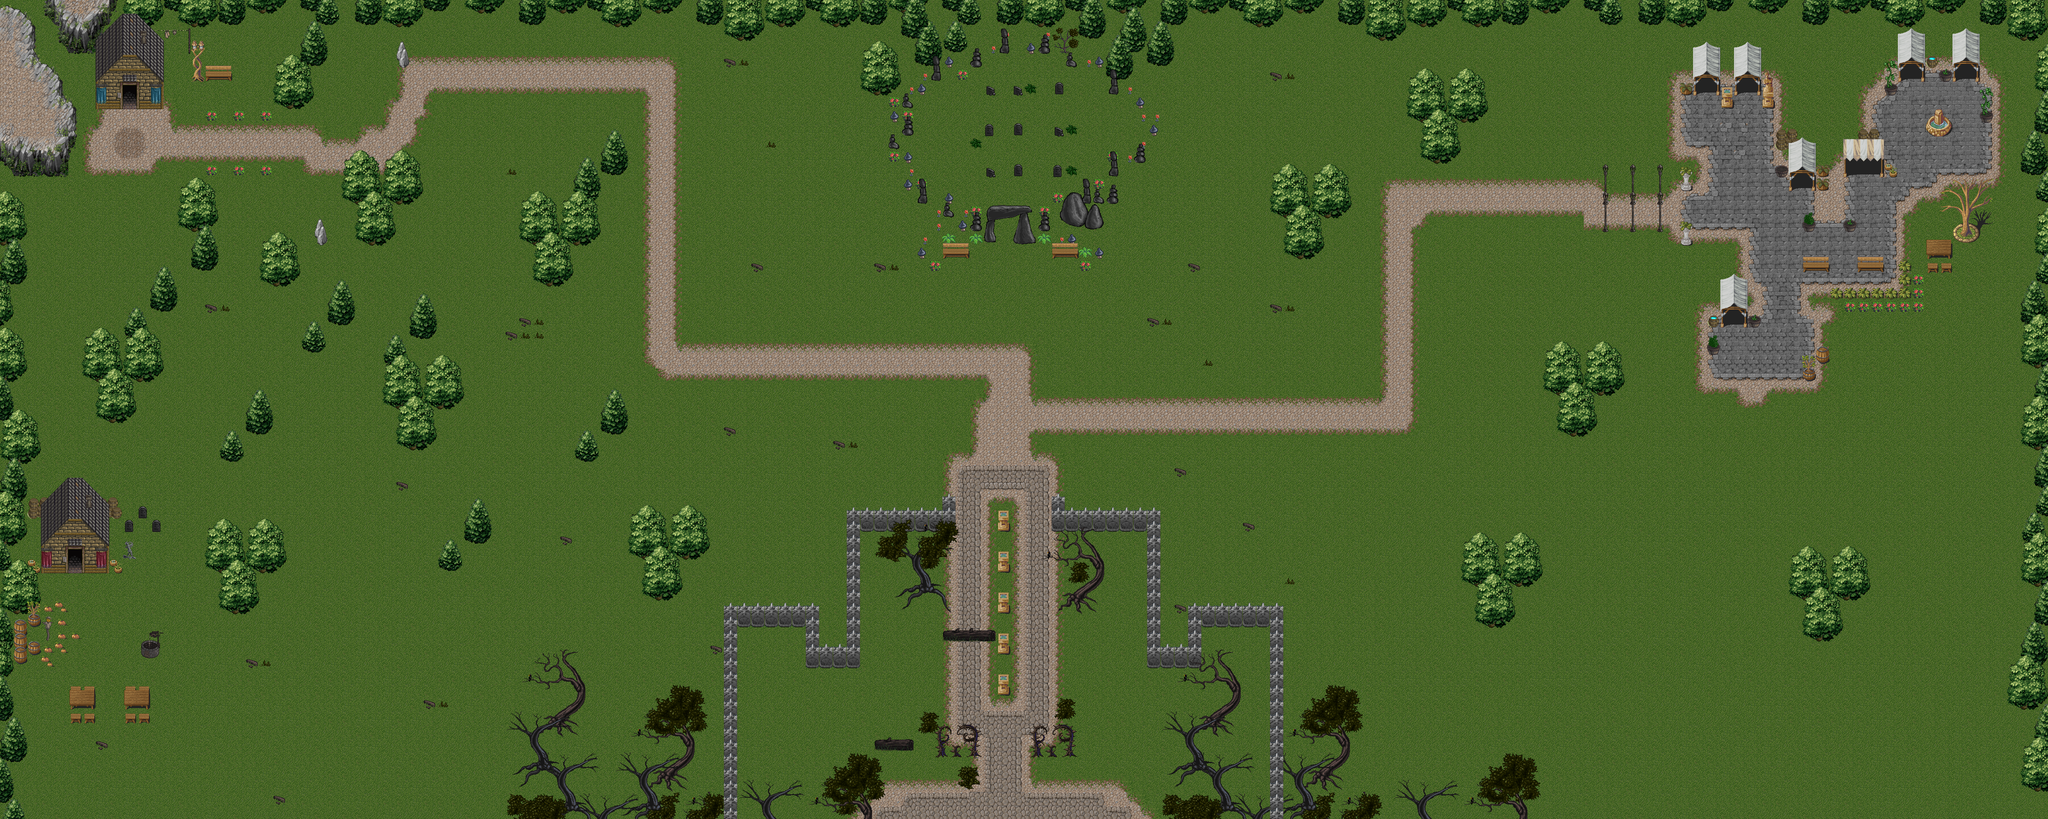

Below is a game level as drawn by its tile map, then a one-line description and the .tmx that defines it (tile-layer data replaced by summaries):
An orthogonal 150x60 tile map with 32x32 px tiles, 5 tile layers (Boden, behindPlayer, fence, beforeplayer, ...), 9 tilesets and 258 objects (183x Wall, 37x Enemy, 35x Vase, 2x Goal, Hero).

<map version="1.0" orientation="orthogonal" renderorder="right-down" width="150" height="60" tilewidth="32" tileheight="32" nextobjectid="261">
 <tileset firstgid="1" name="hyptosis_til-art-batch-2" tilewidth="32" tileheight="32" tilecount="900">
  <image source="LevelArt/hyptosis_til-art-batch-2.png" width="960" height="960" />
 </tileset>
 <tileset firstgid="901" name="hyptosis_tile-art-batch-1" tilewidth="32" tileheight="32" tilecount="900">
  <image source="LevelArt/hyptosis_tile-art-batch-1.png" width="960" height="960" />
 </tileset>
 <tileset firstgid="1801" name="hyptosis_tile-art-batch-3" tilewidth="32" tileheight="32" tilecount="900">
  <image source="LevelArt/hyptosis_tile-art-batch-3.png" width="960" height="960" />
 </tileset>
 <tileset firstgid="2701" name="hyptosis_tile-art-batch-4" tilewidth="32" tileheight="32" tilecount="900">
  <image source="LevelArt/hyptosis_tile-art-batch-4.png" width="960" height="960" />
 </tileset>
 <tileset firstgid="3601" name="hyptosis_tile-art-batch-5" tilewidth="32" tileheight="32" tilecount="722">
  <image source="LevelArt/hyptosis_tile-art-batch-5.png" width="636" height="1219" />
 </tileset>
 <tileset firstgid="4323" name="mountain_landscape" tilewidth="32" tileheight="32" tilecount="256">
  <image source="LevelArt/mountain_landscape.png" width="512" height="512" />
  <terraintypes>
   <terrain name="stein" tile="39" />
  </terraintypes>
  <tile id="0" terrain="0,,," />
  <tile id="23" terrain=",,0," />
  <tile id="38" terrain="0,0,0,0" />
 </tileset>
 <tileset firstgid="4579" name="trees_plants" tilewidth="32" tileheight="32" tilecount="256">
  <image source="LevelArt/trees_plants.png" width="512" height="512" />
 </tileset>
 <tileset firstgid="4835" name="trees" tilewidth="32" tileheight="32" tilecount="256">
  <image source="LevelArt/trees.png" width="512" height="512" />
 </tileset>
 <tileset firstgid="5091" name="FENCE" tilewidth="32" tileheight="32" tilecount="192">
  <image source="LevelArt/FENCE.png" trans="4b637f" width="512" height="384" />
  <terraintypes>
   <terrain name="f" tile="48" />
  </terraintypes>
  <tile id="16" terrain=",0,,0" />
  <tile id="17" terrain=",,0," />
  <tile id="32" terrain=",0,," />
  <tile id="33" terrain="0,,," />
  <tile id="48" terrain=",,,0" />
  <tile id="49" terrain=",,0," />
  <tile id="50" terrain=",,,0" />
  <tile id="51" terrain=",,0," />
  <tile id="64" terrain=",0,," />
  <tile id="65" terrain="0,,," />
  <tile id="66" terrain="0,0,," />
  <tile id="67" terrain="0,,," />
 </tileset>
 <layer name="Boden" width="150" height="60">
  <data>[9000 cells, 9000 non-empty, 52 distinct tile ids]</data>
 </layer>
 <layer name="behindPlayer" width="150" height="60">
  <data>[9000 cells, 915 non-empty, 210 distinct tile ids]</data>
 </layer>
 <objectgroup name="Objects">
  <object id="170" name="Vase" type="Vase" x="4260" y="485.333" width="32" height="32" />
  <object id="171" name="Vase" type="Vase" x="4301.33" y="476" width="32" height="32" />
  <object id="172" name="Vase" type="Vase" x="3896" y="408" width="32" height="32" />
  <object id="173" name="Vase" type="Vase" x="3896" y="548" width="32" height="32" />
  <object id="174" name="Vase" type="Vase" x="4068" y="525.333" width="32" height="32" />
  <object id="175" name="Vase" type="Vase" x="4441.33" y="472" width="32" height="32" />
  <object id="176" name="Vase" type="Vase" x="4441.33" y="513.333" width="32" height="32" />
  <object id="177" name="Vase" type="Vase" x="4485.33" y="437.333" width="32" height="32" />
  <object id="178" name="Vase" type="Vase" x="4666.67" y="382.667" width="32" height="32" />
  <object id="179" name="Vase" type="Vase" x="4585.33" y="404" width="32" height="32" />
  <object id="180" name="Vase" type="Vase" x="4038.67" y="876" width="32" height="32" />
  <object id="181" name="Vase" type="Vase" x="4094.67" y="881.333" width="32" height="32" />
  <object id="182" name="Vase" type="Vase" x="4152" y="880" width="32" height="32" />
  <object id="183" name="Vase" type="Vase" x="2105.33" y="1830.67" width="32" height="32" />
  <object id="184" name="Vase" type="Vase" x="2158.67" y="1830.67" width="32" height="32" />
  <object id="185" name="Vase" type="Vase" x="2429.33" y="1820" width="32" height="32" />
  <object id="186" name="Vase" type="Vase" x="2501.33" y="1844" width="32" height="32" />
  <object id="187" name="Vase" type="Vase" x="2612" y="1872" width="32" height="32" />
  <object id="188" name="Vase" type="Vase" x="2120" y="1142.67" width="32" height="32" />
  <object id="189" name="Vase" type="Vase" x="2073.33" y="1148" width="32" height="32" />
  <object id="190" name="Vase" type="Vase" x="2017.33" y="1154.67" width="32" height="32" />
  <object id="191" name="Vase" type="Vase" x="2522.67" y="1160" width="32" height="32" />
  <object id="192" name="Vase" type="Vase" x="2608" y="1165.33" width="32" height="32" />
  <object id="193" name="Vase" type="Vase" x="2669.33" y="1169.33" width="32" height="32" />
  <object id="194" name="Vase" type="Vase" x="194.667" y="398.667" width="32" height="32" />
  <object id="195" name="Vase" type="Vase" x="218.667" y="445.333" width="32" height="32" />
  <object id="196" name="Vase" type="Vase" x="164" y="448" width="32" height="32" />
  <object id="197" name="Vase" type="Vase" x="959.333" y="302.667" width="32" height="32" />
  <object id="198" name="Vase" type="Vase" x="973.333" y="280" width="32" height="32" />
  <object id="199" name="Vase" type="Vase" x="880.333" y="234.667" width="32" height="32" />
  <object id="200" name="Vase" type="Vase" x="900" y="210.667" width="32" height="32" />
  <object id="201" name="Vase" type="Vase" x="1486.67" y="393.333" width="32" height="32" />
  <object id="202" name="Vase" type="Vase" x="1473.33" y="444" width="32" height="32" />
  <object id="203" name="Vase" type="Vase" x="1557.33" y="112" width="32" height="32" />
  <object id="204" name="Vase" type="Vase" x="1574.33" y="135.667" width="32" height="32" />
  <object id="205" name="Goal" type="Goal" x="2237.33" y="1844" width="244" height="68" />
  <object id="206" name="Goal" type="Goal" x="4466" y="312.667" width="84.6667" height="68" />
  <object id="207" name="Hero" type="Hero" x="286" y="288" width="36" height="32" />
 </objectgroup>
 <layer name="fence" width="150" height="60">
  <data>[9000 cells, 118 non-empty, 8 distinct tile ids]</data>
 </layer>
 <layer name="beforeplayer" width="150" height="60">
  <data>[9000 cells, 1330 non-empty, 205 distinct tile ids]</data>
 </layer>
 <layer name="top" width="150" height="60">
  <data>[9000 cells, 51 non-empty, 19 distinct tile ids]</data>
 </layer>
 <objectgroup name="Walls">
  <object id="1" name="Wall" type="Wall" x="230" y="90.9091" width="148" height="139.091" />
  <object id="2" name="Wall" type="Wall" x="7.09091" y="19.1515" width="158" height="344.485" />
  <object id="3" name="Wall" type="Wall" x="9.63636" y="450.303" width="32.7879" height="1446.67" />
  <object id="4" name="Wall" type="Wall" x="168.455" y="15.1515" width="4593.55" height="24.2424" />
  <object id="5" name="Wall" type="Wall" x="4742.62" y="51.5152" width="42.2295" height="1824.24" />
  <object id="6" name="Wall" type="Wall" x="768.073" y="712.182" width="64" height="32" />
  </objectgroup>
 <objectgroup name="Enemies">
  <!-- 32 objects omitted --></objectgroup>
</map>
<!-- 214 of 258 objects omitted -->
